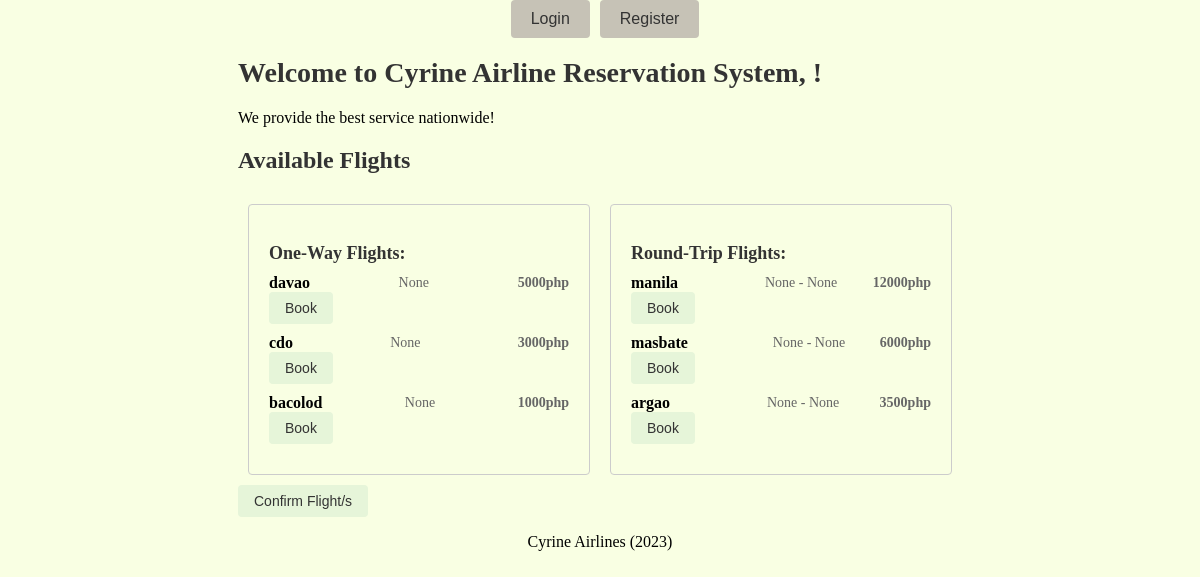
Page /add-one-way-flight/ on the earlier database version.
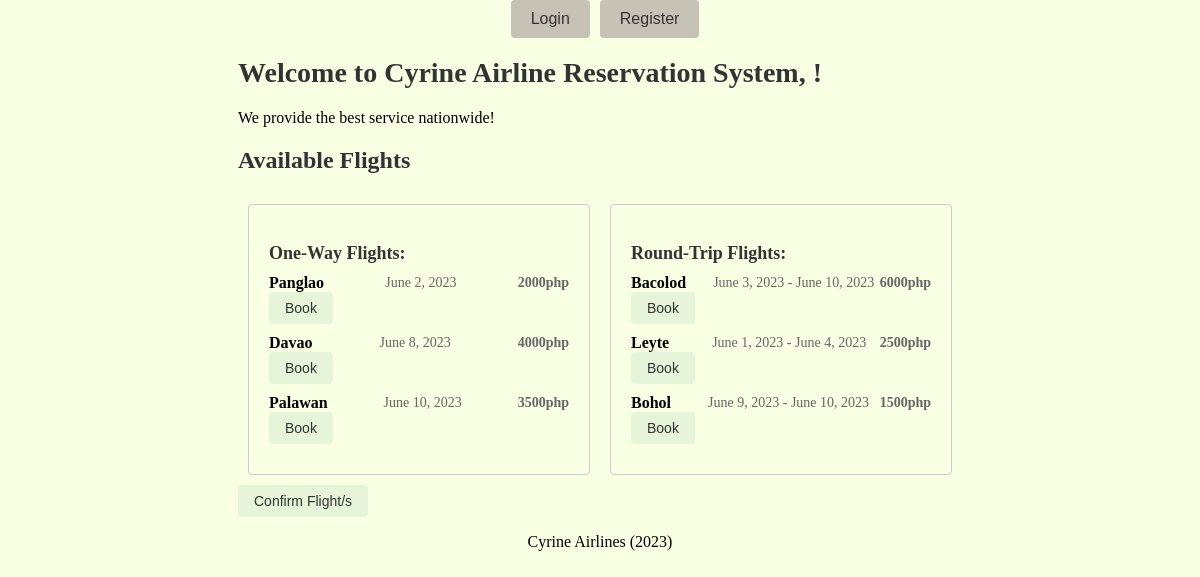
Same page on the later database version.
### myapp/models.py (models this page shows)
class OneWayFlight(models.Model):
    flightType = models.CharField(max_length=200)
    destination = models.CharField(max_length=200)
    departureDate = models.DateField()
    totalAmount = models.CharField(max_length=200)

class RoundTripFlight(models.Model):
    flightType = models.CharField(max_length=200)
    destination = models.CharField(max_length=200)
    departureDate = models.DateField()
    returnDate = models.DateField()
    totalAmount = models.CharField(max_length=200)

### myapp/views.py (the view, shortened to what this page needs)
# urls.py: path('add-one-way-flight/', views.add_one_way_flight,
def add_one_way_flight(request):
    one_way_flights = OneWayFlight.objects.all()
    round_trip_flights = RoundTripFlight.objects.all()
    return render(request, 'user.html', {'one_way_flights': one_way_flights, 'round_trip_flights': round_trip_flights})

### myapp/templates/user.html (shortened to what this page needs)
<!DOCTYPE html>
<html>
{% load static %}
<head>
    <link rel="stylesheet" href="{% static 'css/user.css' %}">
</head>
<body>
    <header>
        <nav>
            <ul>
                {% if user.is_authenticated %}
                <li><a href="{% url 'logoutUser' %}"><button class="nav-buttons">Logout</button></a></li>
                {% else %}
                <li><a href="{% url 'loginUser' %}"><button class="nav-buttons">Login</button></a></li>
                <li><a href="{% url 'registerUser' %}"><button class="nav-buttons">Register</button></a></li>
                {% endif %}
            </ul>
        </nav>
    </header>
                    <main>
        <h1>Welcome to Cyrine Airline Reservation System, {{ user.username }}!</h1>
        <p>We provide the best service nationwide!</p>
        <h2>Available Flights</h2>
        <div class="flights-container">
            <div class="one-way-flights">
                <h3>One-Way Flights:</h3>
                <ul>
                    {% for flight in one_way_flights %}
                    <li>
                        <div class="flight-info">
                            <div class="flight-destination">{{ flight.destination }}</div>
                            <div class="flight-dates">{{ flight.departureDate }}</div>
                            <div class="flight-price">{{ flight.totalAmount }}</div>
                        </div>
                        <form method="POST" action="{% url 'book' %}">
                            <button type="submit">Book</button>
                        </form>
                    </li>
                    {% empty %}
                    <li>No one-way flights available</li>
                    {% endfor %}
                </ul>
            </div>
            <div class="round-trip-flights">
                <h3>Round-Trip Flights:</h3>
                <ul>
                    {% for flight in round_trip_flights %}
                    <li>
                        <div class="flight-info">
                            <div class="flight-destination">{{ flight.destination }}</div> &nbsp;&nbsp;&nbsp;&nbsp;
                            <div class="flight-dates">{{ flight.departureDate }} - {{ flight.returnDate }}</div>
                            <div class="flight-price">{{ flight.totalAmount }}</div>
                        </div>
                        <form method="POST" action="{% url 'book' %}">
                            <button type="submit">Book</button>
                        </form>
                    </li>
                    {% empty %}
                    <li>No round-trip flights available</li>
                    {% endfor %}
                </ul>
            </div>
        </div>
        <form method="GET" action="{% url 'confirm' %}">
            <button type="submit">Confirm Flight/s</button>
        </form>
    </main>
    <footer>
        <p>Cyrine Airlines (2023)</p>
    </footer>
</body>
</html>

### myapp/static/css/user.css (style rules this page uses)
body { background-color: #f9ffe3; margin: 0; padding: 0; flex-direction: column; min-height: 100vh; display: flex; align-items: center; height: 100vh; }
nav ul { list-style: none; padding: 0; margin: 0; display: flex; justify-content: flex-end; }
.nav-buttons { background-color: #c6c2b6; color: #333333; padding: 10px 20px; border: none; border-radius: 4px; font-size: 16px; text-decoration: none; margin-left: 10px; }
nav ul { list-style: none; padding: 0; margin: 0; display: flex; justify-content: space-between; }
h1 { font-size: 28px; font-weight: bold; color: #333333; margin-bottom: 20px; }
h2 { font-size: 24px; font-weight: bold; color: #333333; margin-bottom: 10px; }
.flights-container { display: flex; justify-content: center; align-items: flex-start; margin-top: 20px; }
.one-way-flights, .round-trip-flights { background-color: #f9ffe3; border: 1px solid #ccc; border-radius: 4px; padding: 20px; margin: 10px; width: 300px; }
.flights-container h3 { color: #333333; font-size: 18px; margin-bottom: 10px; }
.flights-container ul { list-style-type: none; padding: 0; margin: 0; }
.flights-container li { margin-bottom: 10px; }
.flight-info { display: flex; justify-content: space-between; align-items: center; }
.flight-destination { font-weight: bold; }
.flight-dates, .flight-price { color: #666666; font-size: 14px; }
.flight-price { font-weight: bold; }
form { display: inline; }
form button[type="submit"] { background-color: #e6f5d9; color: #333333; padding: 8px 16px; border: none; border-radius: 4px; font-size: 14px; cursor: pointer; }

Differences in the rows shown:
removed OneWayFlight: destination "davao", departureDate "None", totalAmount "5000php"
removed OneWayFlight: destination "cdo", departureDate "None", totalAmount "3000php"
removed OneWayFlight: destination "bacolod", departureDate "None", totalAmount "1000php"
removed RoundTripFlight: destination "manila", departureDate "None", returnDate "None", totalAmount "12000php"
removed RoundTripFlight: destination "masbate", departureDate "None", returnDate "None", totalAmount "6000php"
removed RoundTripFlight: destination "argao", departureDate "None", returnDate "None", totalAmount "3500php"
added OneWayFlight: destination "Panglao", departureDate "June 2, 2023", totalAmount "2000php"
added OneWayFlight: destination "Davao", departureDate "June 8, 2023", totalAmount "4000php"
added OneWayFlight: destination "Palawan", departureDate "June 10, 2023", totalAmount "3500php"
added RoundTripFlight: destination "Bacolod", departureDate "June 3, 2023", returnDate "June 10, 2023", totalAmount "6000php"
added RoundTripFlight: destination "Leyte", departureDate "June 1, 2023", returnDate "June 4, 2023", totalAmount "2500php"
added RoundTripFlight: destination "Bohol", departureDate "June 9, 2023", returnDate "June 10, 2023", totalAmount "1500php"
